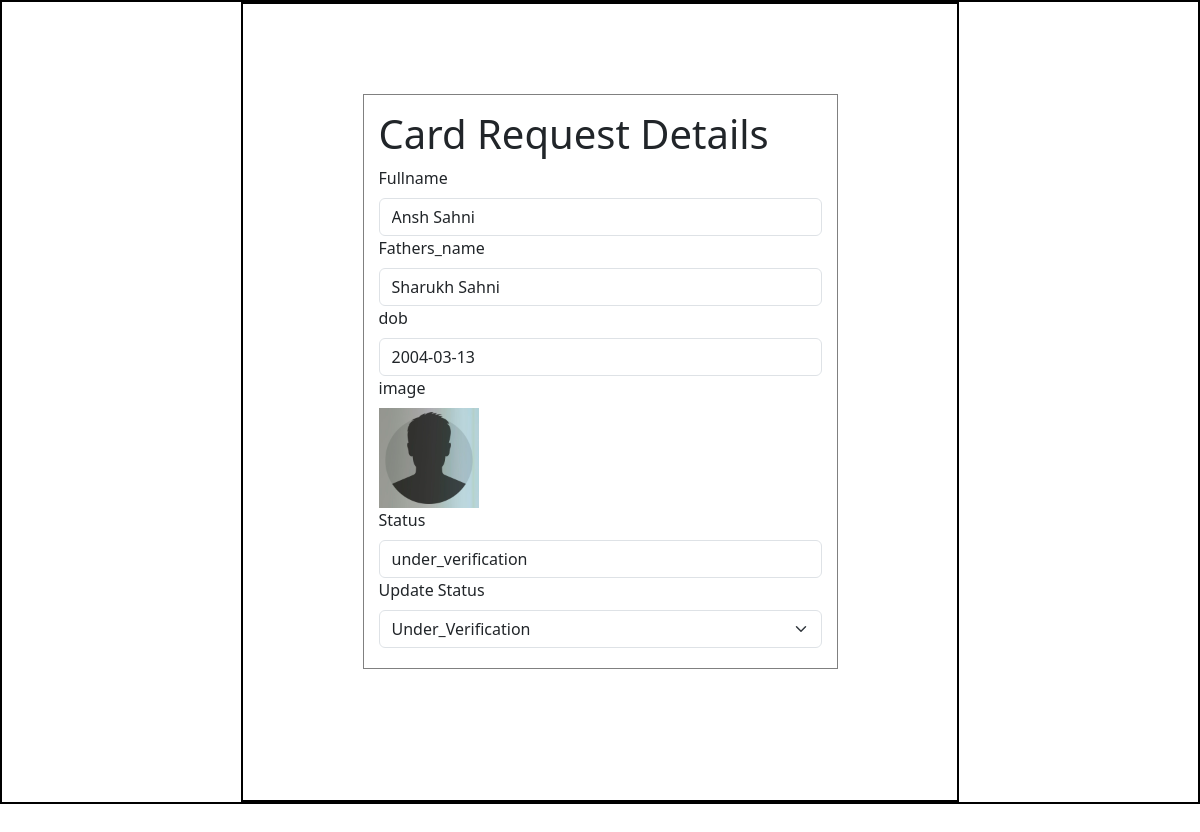
Screenshot of /update_status/pan/2 with the database file from the repository.
### Application/models.py (models this page shows)
class Info(db.Model):
    id=db.Column(db.Integer(),primary_key=True)
    attribute_name=db.Column(db.String(),nullable=False)
    attribute_value=db.Column(db.String(),nullable=False)
    card_name=db.Column(db.String(),nullable=False)
    user_id=db.Column(db.Integer(),db.ForeignKey('user.id'),nullable=False)

### Application/controllers.py (the view)
@app.route('/update_status/<card>/<int:user_id>',methods=['GET','POST'])
def update_status(card,user_id):
    details=Info.query.filter_by(user_id=user_id,card_name=card).all()
    detail=Info.query.filter_by(user_id=user_id,card_name=card,attribute_name='Status').first()
    if request.method=='POST':
        status=request.form.get('status')
        detail.attribute_value=status
        db.session.commit()
        return redirect('/admin')
    return render_template('update_status.html',user_id=user_id,card=card,details=details)

### templates/update_status.html (shortened to what this page needs)
<!DOCTYPE html>
<html lang="en">
  <head>
    <link
      href="https://cdn.jsdelivr.net/npm/bootstrap@5.3.3/dist/css/bootstrap.min.css"
      rel="stylesheet"
    />
    <link rel="stylesheet" href="/static/style.css"/>
  </head>
  <body>
    <div id="main">
      <div id="canvas" class="overflow-auto">
        <div id="form-body" style="width: 475px; height: 575px; margin-top: 90px;  overflow-y: scroll;">
            <h1>Card Request Details</h1>
            {% for detail in details%}
              <label for="name" class="form-label">{{detail.attribute_name}}</label>
                {% if detail.attribute_name =='image'%}
                  <br>
                  <img src="/static/{{detail.attribute_value}}" alt="user image" height="100" width="100">
                  <br>
                {% else %}
                  <input id="name" class="form-control" type="text" value='{{detail.attribute_value}}' aria-label="readonly input example" readonly>
                {% endif %}
            {% endfor %}
            <form action="/update_status/{{card}}/{{user_id}}" method="POST">
            <div class="mb-3">
                <label for="update-status" class="form-label">Update Status</label>
                <select class="form-select" aria-label="Default select example" id="update-status" name="status">
                    <option value="under_verification">Under_Verification</option>
                  </select>
              </div>
              <div style="text-align: center;">
                <br>
              </div>
            </form>
            </div>
          </div>
    </div>
  </body>
</html>

### static/style.css (style rules this page uses)
* { margin: 0px; }
#main,#canvas { border: 2px solid black; }
#canvas { width: 60%; margin: auto; height: 800px; }
#form-body { width: 375px; height: 450px; margin: auto; border: 1px solid gray; margin-top: 175px; padding: 15px; }

### rows the page displays
Info: attribute_name "Fullname", attribute_value "Ansh Sahni"
Info: attribute_name "Fathers_name", attribute_value "Sharukh Sahni"
Info: attribute_name "dob", attribute_value "2004-03-13"
Info: attribute_name "image", attribute_value (placeholder picture)
Info: attribute_name "Status", attribute_value "under_verification"
